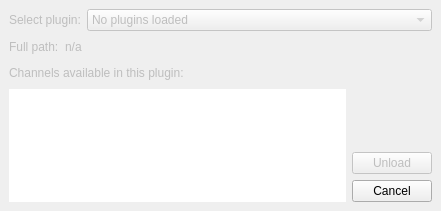
<ui version="4.0" >
 <class>VP1PluginDialog</class>
 <widget class="QDialog" name="VP1PluginDialog" >
  <property name="geometry" >
   <rect>
    <x>0</x>
    <y>0</y>
    <width>441</width>
    <height>211</height>
   </rect>
  </property>
  <property name="windowTitle" >
   <string>Dialog</string>
  </property>
  <layout class="QVBoxLayout" >
   <property name="margin" >
    <number>9</number>
   </property>
   <property name="spacing" >
    <number>6</number>
   </property>
   <item>
    <layout class="QHBoxLayout" >
     <property name="margin" >
      <number>0</number>
     </property>
     <property name="spacing" >
      <number>6</number>
     </property>
     <item>
      <layout class="QHBoxLayout" >
       <property name="margin" >
        <number>0</number>
       </property>
       <property name="spacing" >
        <number>6</number>
       </property>
       <item>
        <widget class="QLabel" name="label_selectplugin" >
         <property name="enabled" >
          <bool>false</bool>
         </property>
         <property name="text" >
          <string>Select plugin:</string>
         </property>
        </widget>
       </item>
       <item>
        <widget class="QComboBox" name="comboBox_plugins" >
         <property name="enabled" >
          <bool>false</bool>
         </property>
         <property name="minimumSize" >
          <size>
           <width>150</width>
           <height>0</height>
          </size>
         </property>
         <property name="minimumContentsLength" >
          <number>50</number>
         </property>
         <item>
          <property name="text" >
           <string>No plugins loaded</string>
          </property>
         </item>
        </widget>
       </item>
      </layout>
     </item>
     <item>
      <spacer>
       <property name="orientation" >
        <enum>Qt::Horizontal</enum>
       </property>
       <property name="sizeHint" >
        <size>
         <width>40</width>
         <height>20</height>
        </size>
       </property>
      </spacer>
     </item>
    </layout>
   </item>
   <item>
    <layout class="QHBoxLayout" >
     <property name="margin" >
      <number>0</number>
     </property>
     <property name="spacing" >
      <number>6</number>
     </property>
     <item>
      <layout class="QHBoxLayout" >
       <property name="margin" >
        <number>0</number>
       </property>
       <property name="spacing" >
        <number>6</number>
       </property>
       <item>
        <widget class="QLabel" name="label_fullpathtitle" >
         <property name="enabled" >
          <bool>false</bool>
         </property>
         <property name="text" >
          <string>Full path:</string>
         </property>
        </widget>
       </item>
       <item>
        <widget class="QLabel" name="label_fullpath" >
         <property name="enabled" >
          <bool>false</bool>
         </property>
         <property name="text" >
          <string>n/a</string>
         </property>
         <property name="textInteractionFlags" >
          <enum>Qt::TextSelectableByMouse</enum>
         </property>
        </widget>
       </item>
      </layout>
     </item>
     <item>
      <spacer>
       <property name="orientation" >
        <enum>Qt::Horizontal</enum>
       </property>
       <property name="sizeHint" >
        <size>
         <width>40</width>
         <height>20</height>
        </size>
       </property>
      </spacer>
     </item>
    </layout>
   </item>
   <item>
    <layout class="QHBoxLayout" >
     <property name="margin" >
      <number>0</number>
     </property>
     <property name="spacing" >
      <number>6</number>
     </property>
     <item>
      <layout class="QGridLayout" >
       <property name="margin" >
        <number>0</number>
       </property>
       <property name="spacing" >
        <number>6</number>
       </property>
       <item row="0" column="1" >
        <spacer>
         <property name="orientation" >
          <enum>Qt::Horizontal</enum>
         </property>
         <property name="sizeHint" >
          <size>
           <width>40</width>
           <height>20</height>
          </size>
         </property>
        </spacer>
       </item>
       <item row="0" column="0" >
        <widget class="QLabel" name="label_channels" >
         <property name="enabled" >
          <bool>false</bool>
         </property>
         <property name="text" >
          <string>Channels available in this plugin:</string>
         </property>
        </widget>
       </item>
       <item row="1" column="0" colspan="2" >
        <widget class="QTextBrowser" name="textBrowser_channels" >
         <property name="minimumSize" >
          <size>
           <width>0</width>
           <height>100</height>
          </size>
         </property>
         <property name="frameShape" >
          <enum>QFrame::NoFrame</enum>
         </property>
         <property name="frameShadow" >
          <enum>QFrame::Plain</enum>
         </property>
         <property name="textInteractionFlags" >
          <enum>Qt::TextSelectableByMouse</enum>
         </property>
        </widget>
       </item>
      </layout>
     </item>
     <item>
      <layout class="QVBoxLayout" >
       <property name="margin" >
        <number>0</number>
       </property>
       <property name="spacing" >
        <number>6</number>
       </property>
       <item>
        <spacer>
         <property name="orientation" >
          <enum>Qt::Vertical</enum>
         </property>
         <property name="sizeHint" >
          <size>
           <width>20</width>
           <height>40</height>
          </size>
         </property>
        </spacer>
       </item>
       <item>
        <widget class="QPushButton" name="pushButton_unload" >
         <property name="enabled" >
          <bool>false</bool>
         </property>
         <property name="text" >
          <string>Unload</string>
         </property>
        </widget>
       </item>
       <item>
        <widget class="QPushButton" name="pushButton_cancel" >
         <property name="text" >
          <string>Cancel</string>
         </property>
        </widget>
       </item>
      </layout>
     </item>
    </layout>
   </item>
  </layout>
 </widget>
 <resources/>
 <connections>
  <connection>
   <sender>pushButton_cancel</sender>
   <signal>clicked()</signal>
   <receiver>VP1PluginDialog</receiver>
   <slot>reject()</slot>
   <hints>
    <hint type="sourcelabel" >
     <x>355</x>
     <y>142</y>
    </hint>
    <hint type="destinationlabel" >
     <x>291</x>
     <y>132</y>
    </hint>
   </hints>
  </connection>
 </connections>
</ui>
